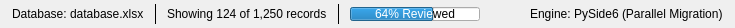
     <widget class="QFrame" name="status_bar_frame">
      <property name="minimumSize">
       <size>
        <width>0</width>
        <height>28</height>
       </size>
      </property>
      <property name="maximumSize">
       <size>
        <width>16777215</width>
        <height>28</height>
       </size>
      </property>
      <layout class="QHBoxLayout" name="status_bar_layout">
       <property name="spacing">
        <number>10</number>
       </property>
       <property name="leftMargin">
        <number>12</number>
       </property>
       <property name="topMargin">
        <number>4</number>
       </property>
       <property name="rightMargin">
        <number>12</number>
       </property>
       <property name="bottomMargin">
        <number>4</number>
       </property>
       <item>
        <widget class="QLabel" name="lbl_status_db_file">
         <property name="text">
          <string>Database: database.xlsx</string>
         </property>
         <property name="class" stdset="0">
          <string>status-info-lbl</string>
         </property>
        </widget>
       </item>
       <item>
        <widget class="QFrame" name="status_divider_1">
         <property name="frameShape">
          <enum>QFrame::VLine</enum>
         </property>
        </widget>
       </item>
       <item>
        <widget class="QLabel" name="lbl_status_filter_info">
         <property name="text">
          <string>Showing 124 of 1,250 records</string>
         </property>
         <property name="class" stdset="0">
          <string>status-info-lbl</string>
         </property>
        </widget>
       </item>
       <item>
        <widget class="QFrame" name="status_divider_2">
         <property name="frameShape">
          <enum>QFrame::VLine</enum>
         </property>
        </widget>
       </item>
       <item>
        <widget class="QProgressBar" name="progress_reviewed_status">
         <property name="minimumSize">
          <size>
           <width>130</width>
           <height>14</height>
          </size>
         </property>
         <property name="maximumSize">
          <size>
           <width>180</width>
           <height>14</height>
          </size>
         </property>
         <property name="value">
          <number>64</number>
         </property>
         <property name="format">
          <string>%p% Reviewed</string>
         </property>
        </widget>
       </item>
       <item>
        <spacer name="status_spacer">
         <property name="orientation">
          <enum>Qt::Horizontal</enum>
         </property>
         <property name="sizeHint" stdset="0">
          <size>
           <width>40</width>
           <height>20</height>
          </size>
         </property>
        </spacer>
       </item>
       <item>
        <widget class="QLabel" name="lbl_status_engine">
         <property name="text">
          <string>Engine: PySide6 (Parallel Migration)</string>
         </property>
         <property name="class" stdset="0">
          <string>status-info-lbl</string>
         </property>
        </widget>
       </item>
      </layout>
     </widget>
